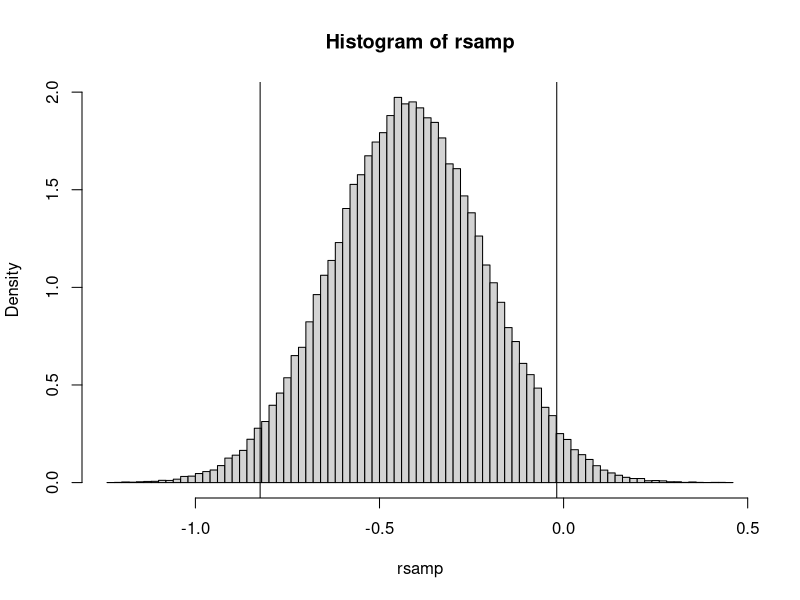
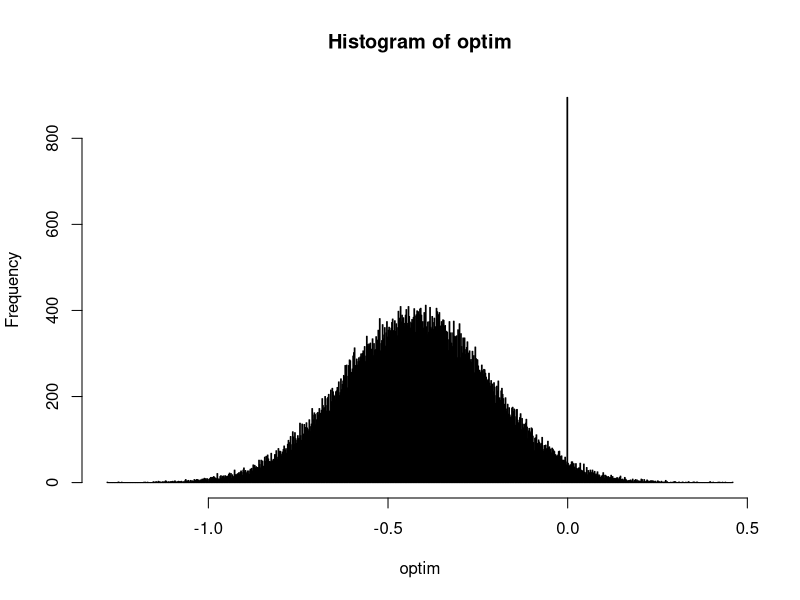
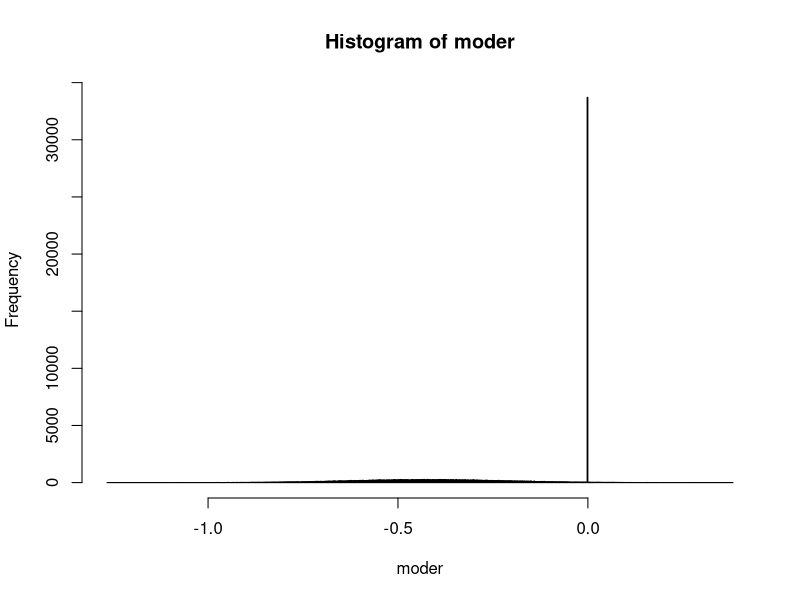
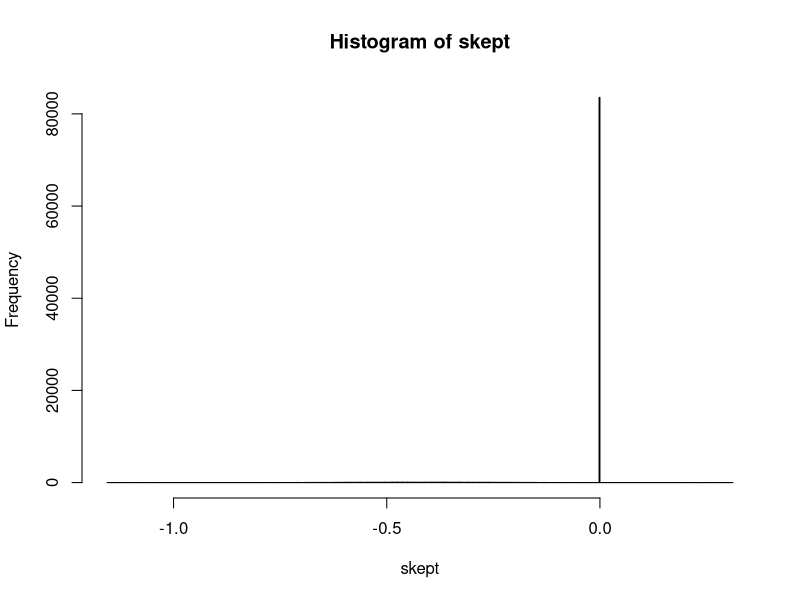

The R script that drew these images, in order:
## ---- chunk 1
##SE log OR

dataSE=0.21
post_mean=function(priormean,priorsd,datamean,datase){
  priorsd^2/(datase^2+priorsd^2)*datamean+datase^2/(datase^2+priorsd^2)*priormean}

post_var=function(priorsd,datase){
  1/(1/datase^2+1/priorsd^2)}

pm=post_mean(priormean = 0,priorsd = 1,datamean = -0.44,datase = dataSE)
pv=post_var(priorsd = 1,datase = dataSE)

## ---- chunk 2

rsamp=rnorm(100000,mean=pm,sd=sqrt(pv))

hist(rsamp,freq=F,nclass = 100)

a=qnorm(p =0.025,mean = pm,sd=sqrt(pv))
b=qnorm(p =0.975,mean = pm,sd=sqrt(pv))
abline(v=a)
abline(v=b)

## ---- chunk 3

###the marginal likelihood is N(0,\sigma_[0] + \sigma^2)

sdlik=sqrt(1+dataSE^2)

optimistic=0.90*dnorm(-0.28,mean = 0,sd=sdlik)/(0.90*dnorm(-0.44,mean = 0,sd=sdlik)+0.10*dnorm(-0.44,mean = 0,sd=dataSE))

moderate=0.50*dnorm(-0.28,mean = 0,sd=sdlik)/(0.50*dnorm(-0.44,mean = 0,sd=sdlik)+0.50*dnorm(-0.44,mean = 0,sd=dataSE))

skeptical=0.10*dnorm(-0.28,mean = 0,sd=sdlik)/sum(0.10*dnorm(-0.44,mean = 0,sd=sdlik)+0.90*dnorm(-0.44,mean = 0,sd=dataSE))
## ---- chunk 4
dm=-0.44
nsim=100000
sims=rbinom(n=nsim,1,prob=0.5)
optim=NULL
for(i in 1:nsim){
  a=rbinom(n=1,1,prob=optimistic)
  pm=post_mean(priormean=0,priorsd=a*1,datamean=dm,datase=dataSE)
  ps=sqrt(post_var(priorsd = a*1,datase = dataSE))
  b=rnorm(1,mean=pm,sd=ps)
 optim[i]=b
}

hist(optim,nclass=1000)


moder=NULL
for(i in 1:nsim){
  a=rbinom(n=1,1,prob=moderate)
  pm=post_mean(priormean=0,priorsd=a*1,datamean=dm,datase=dataSE)
  ps=sqrt(post_var(priorsd = a*1,datase = dataSE))
  b=rnorm(1,mean=pm,sd=ps)
  moder[i]=b
}

hist(moder,nclass=1000)


skept=NULL
for(i in 1:nsim){
  a=rbinom(n=1,1,prob=skeptical)
  pm=post_mean(priormean=0,priorsd=a*1,datamean=dm,datase=dataSE)
  ps=sqrt(post_var(priorsd = a*1,datase = dataSE))
  b=rnorm(1,mean=pm,sd=ps)
 skept[i]=b
}

hist(skept,nclass=1000)
## ---- chunk 5
exp(quantile(optim,prob=c(0.05,0.5,0.95)))
exp(quantile(moder,prob=c(0.05,0.5,0.95)))
exp(quantile(skept,prob=c(0.05,0.5,0.95)))



## ---- chunk 6
exp(quantile(optim,prob=c(0.05,0.5,0.95)))
exp(quantile(moder,prob=c(0.05,0.5,0.95)))
exp(quantile(skept,prob=c(0.05,0.5,0.95)))



